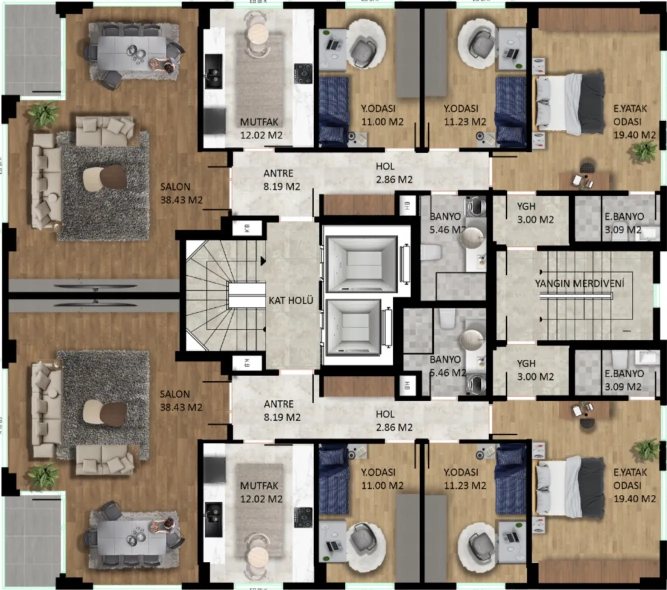
#> input picture frontend/media/images/ana/plans/ana-typical-floor.webp, 1334 x 1180 px, given in place of t2xhqv4e.png, which was not available (shown at 1/2 size)
$ python process_ew_plans.py
#> lines starting #> are read from the running program, lines starting #| are printed output that depends on the picture; after the words box and inside, x2 and y2 are one past the last pixel; in counts of white or black regions, pixels touching at a corner belong together; pictures that were not available may be replaced by others from this repository, and a replacement may not be noted
"""Make East West floor plans transparent, trim, and normalise to one canvas."""
from pathlib import Path

import numpy as np
from PIL import Image

SRC = Path("/tmp/plans")
OUT = Path("/app/frontend/media/images/ew/plans")
OUT.mkdir(parents=True, exist_ok=True)

FILES = {
    "east-3plus1": "t2xhqv4e.png",
    "east-4plus1": "xmy3f4x3.png",
    "east-duplex-lower": "myckmqfk.png",
    "east-duplex-upper": "pedl1ofc.png",
    "west-3plus1": "llglcuv5.png",
    "west-4plus1": "i0tzg7yt.png",
    "west-duplex-lower": "xbzywfuz.png",
    "west-duplex-upper": "ivysy09s.png",
}

CANVAS = (1240, 1860)
TARGET_W = 1180


def transparent(img: Image.Image) -> Image.Image:
    a = np.array(img.convert("RGBA")).astype(np.int16)
    rgb = a[:, :, :3]
    light = rgb.min(axis=2) > 232
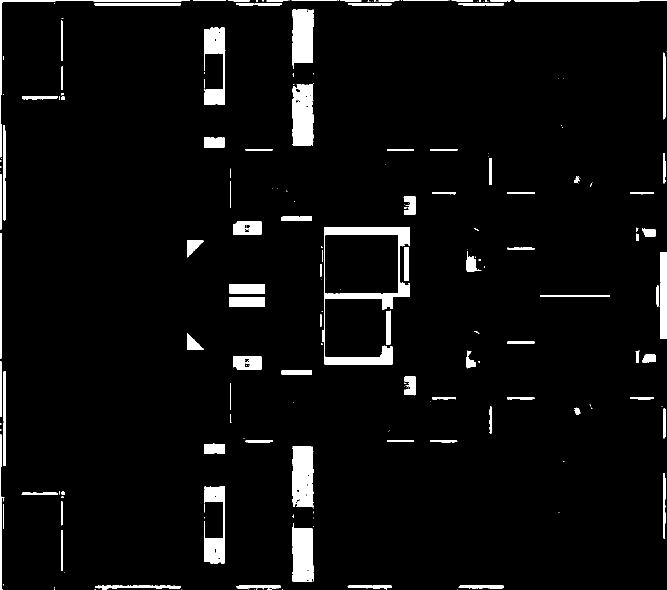
#> light: shape (1180, 1334) bool (shown at 1/2 size); 4.6% white; 207 white regions (113 under 20 px), largest, box (x1, y1, x2, y2) and area: (645, 454, 820, 729) 8589, (585, 892, 627, 1017) 4791, (585, 166, 627, 291) 4755
    g = rgb[:, :, 1]
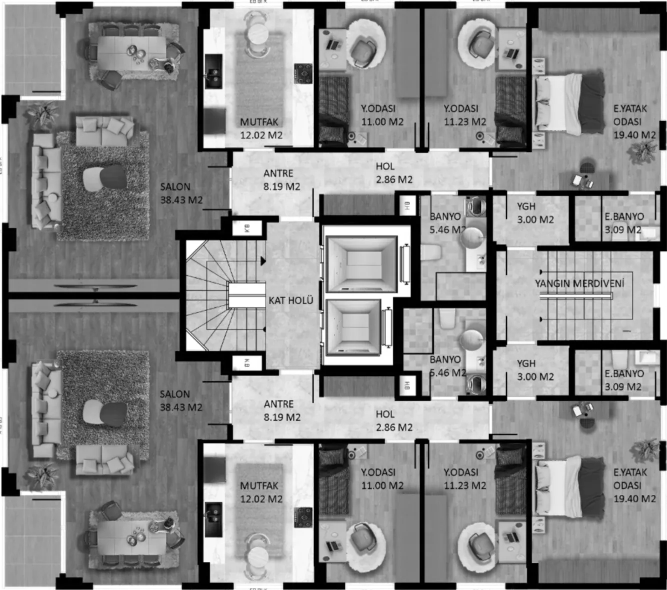
#> g: shape (1180, 1334) int16 (shown at 1/2 size); min 0, max 255, mean 140.5
    greenish = (g > 205) & (g > rgb[:, :, 0] + 3) & (g > rgb[:, :, 2] + 3)
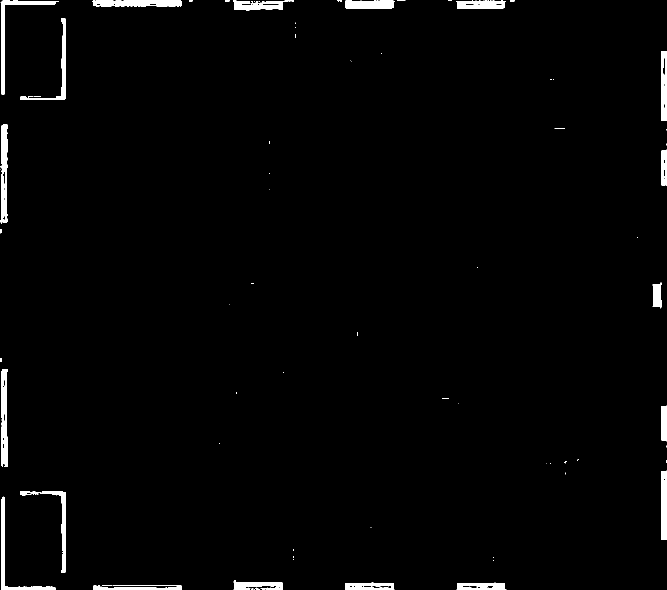
#> greenish: shape (1180, 1334) bool (shown at 1/2 size); 1.8% white; 79 white regions (50 under 20 px), largest, box (x1, y1, x2, y2) and area: (2, 738, 15, 934) 2203, (1, 1, 118, 189) 2144, (2, 993, 111, 1180) 2130
    a[:, :, 3] = np.where(light | greenish, 0, a[:, :, 3])
    return Image.fromarray(a.astype(np.uint8), "RGBA")


def trim(img: Image.Image) -> Image.Image:
    alpha = np.array(img.getchannel("A"))
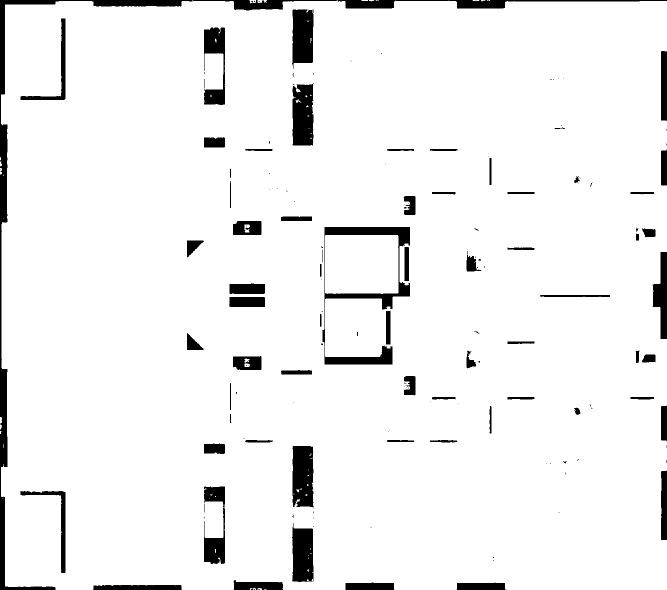
#> alpha: shape (1180, 1334) (shown at 1/2 size); 94.2% white; 162 black regions (95 under 20 px), largest, box (x1, y1, x2, y2) and area: (0, 0, 385, 1180) 14301, (645, 454, 820, 729) 8589, (386, 0, 1334, 21) 6499
    solid = alpha > 40
    cols = np.where(solid.any(axis=0))[0]
#> cols = 1334 values from 0 to 1333
    rows = np.where(solid.any(axis=1))[0]
#> rows = 1180 values from 0 to 1179
    return img.crop((cols[0], rows[0], cols[-1] + 1, rows[-1] + 1))


for key, name in FILES.items():
    img = trim(transparent(Image.open(SRC / name)))
    scale = min(TARGET_W / img.width, (CANVAS[1] - 40) / img.height)
#> scale = 0.885
    w, h = round(img.width * scale), round(img.height * scale)
#> w = 1180; h = 1044
    resized = img.resize((w, h), Image.LANCZOS)
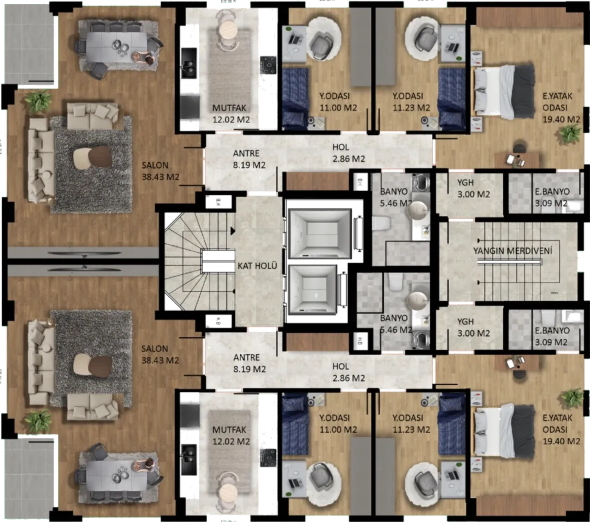
#> resized: PIL image 1180x1044 RGBA (shown at 1/2 size); mean R, G, B, A 138.9, 129.2, 116.8, 240.1; transparent parts drawn white
    canvas = Image.new("RGBA", CANVAS, (0, 0, 0, 0))
#> canvas: PIL image 1240x1860 RGBA; every value is 0
    canvas.paste(resized, ((CANVAS[0] - w) // 2, (CANVAS[1] - h) // 2), resized)
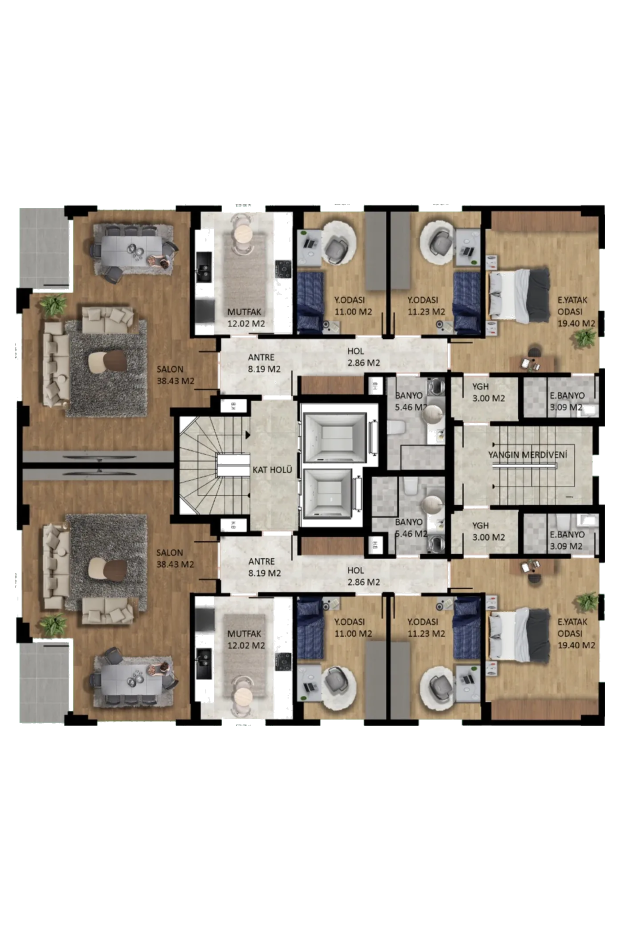
#> canvas: PIL image 1240x1860 RGBA (shown at 1/2 size); mean R, G, B, A 72.7, 67.4, 60.9, 128; transparent parts drawn white
    dest = OUT / f"{key}.webp"
    canvas.save(dest, format="WEBP", quality=90, method=6)
#> (the run stopped early here; a loop or call above may not have finished)

$ run again, on media_originals/media__images__ana_render.jpeg
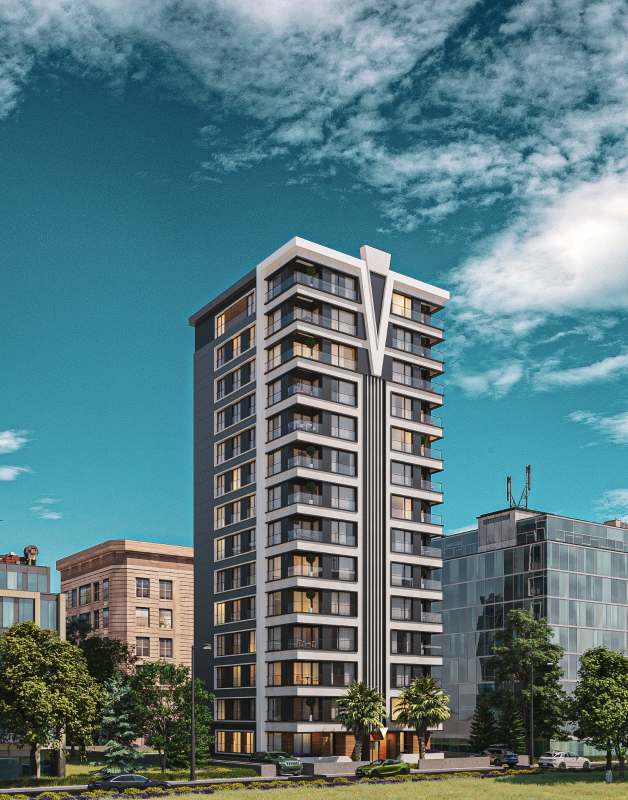
#> input picture media_originals/media__images__ana_render.jpeg, 1256 x 1600 px, given in place of t2xhqv4e.png, which was not available (shown at 1/2 size)
#> in transparent, `light = rgb.min(axis=2) > 232`:
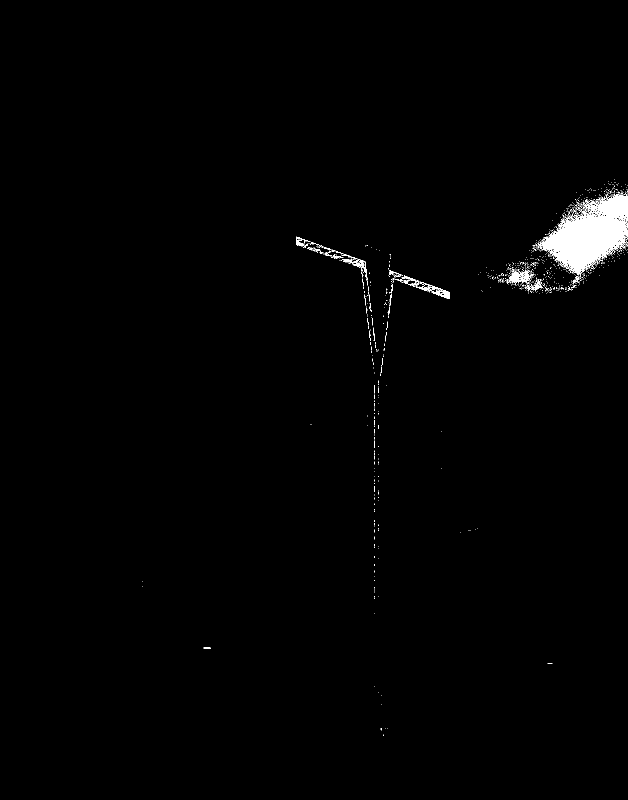
#> light: shape (1600, 1256) bool (shown at 1/2 size); 0.97% white; 1015 white regions (985 under 20 px), largest, box (x1, y1, x2, y2) and area: (1075, 386, 1256, 555) 14317, (803, 551, 899, 598) 780, (1013, 537, 1063, 567) 586
#> greenish: shape (1600, 1256) bool; 0.02% white in thin lines or dots, all inside (x1, y1, x2, y2) = (9, 473, 1255, 1590)
#> alpha: shape (1600, 1256); 99% white; 1232 black regions (1202 under 20 px), largest, box (x1, y1, x2, y2) and area: (1075, 386, 1256, 555) 14317, (803, 551, 899, 598) 791, (1013, 537, 1063, 567) 586
#> cols = 1256 values from 0 to 1255
#> rows = 1600 values from 0 to 1599
#> `canvas.paste(resized, ((CANVAS[0] - w) // 2, (CANVAS[1] - h) // 2), re..`:
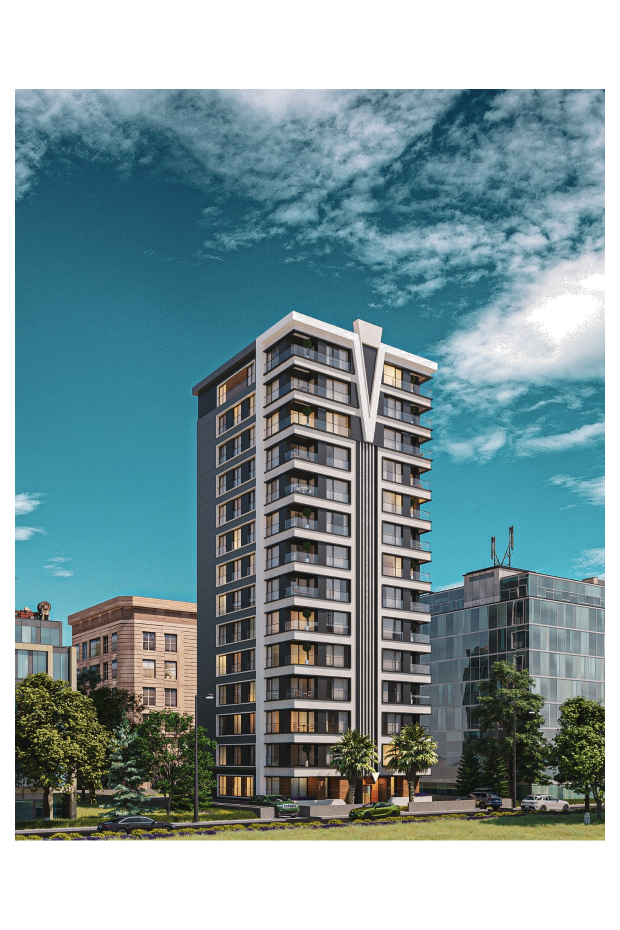
#> canvas: PIL image 1240x1860 RGBA (shown at 1/2 size); mean R, G, B, A 68.2, 92, 96.1, 193.8; transparent parts drawn white
